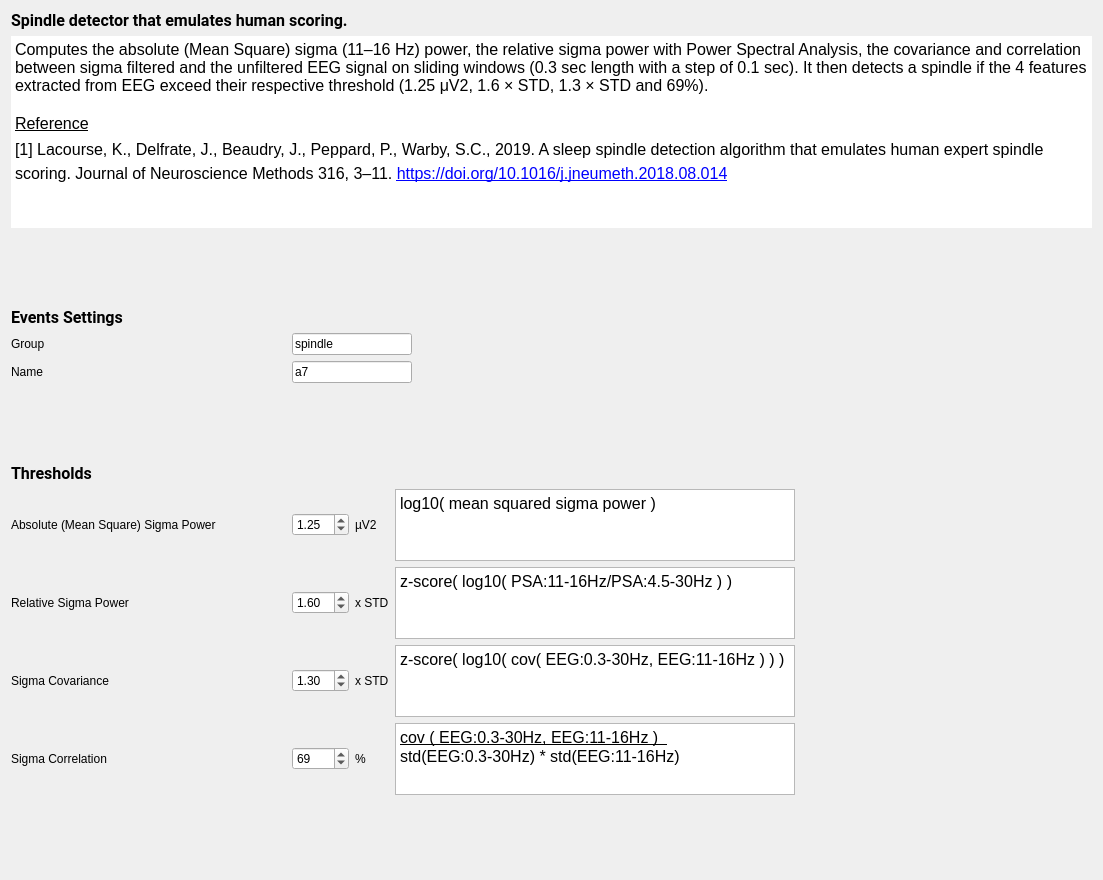
<?xml version="1.0" encoding="UTF-8"?>
<ui version="4.0">
 <class>A7Settings</class>
 <widget class="QWidget" name="A7Settings">
  <property name="geometry">
   <rect>
    <x>0</x>
    <y>0</y>
    <width>1103</width>
    <height>880</height>
   </rect>
  </property>
  <property name="windowTitle">
   <string/>
  </property>
  <property name="styleSheet">
   <string>font: 12pt &quot;Roboto&quot;;</string>
  </property>
  <layout class="QVBoxLayout" name="verticalLayout">
   <item>
    <widget class="QLabel" name="label_6">
     <property name="font">
      <font>
       <family>Roboto</family>
       <pointsize>12</pointsize>
       <weight>50</weight>
       <italic>false</italic>
       <bold>false</bold>
      </font>
     </property>
     <property name="text">
      <string>&lt;html&gt;&lt;head/&gt;&lt;body&gt;&lt;p&gt;&lt;span style=&quot; font-weight:600;&quot;&gt;Spindle detector that emulates human scoring.&lt;/span&gt;&lt;/p&gt;&lt;/body&gt;&lt;/html&gt;</string>
     </property>
    </widget>
   </item>
   <item>
    <widget class="QTextEdit" name="textEdit">
     <property name="minimumSize">
      <size>
       <width>0</width>
       <height>100</height>
      </size>
     </property>
     <property name="maximumSize">
      <size>
       <width>16777215</width>
       <height>16777215</height>
      </size>
     </property>
     <property name="frameShape">
      <enum>QFrame::NoFrame</enum>
     </property>
     <property name="lineWidth">
      <number>0</number>
     </property>
     <property name="readOnly">
      <bool>true</bool>
     </property>
     <property name="html">
      <string>&lt;!DOCTYPE HTML PUBLIC &quot;-//W3C//DTD HTML 4.0//EN&quot; &quot;http://www.w3.org/TR/REC-html40/strict.dtd&quot;&gt;
&lt;html&gt;&lt;head&gt;&lt;meta name=&quot;qrichtext&quot; content=&quot;1&quot; /&gt;&lt;style type=&quot;text/css&quot;&gt;
p, li { white-space: pre-wrap; }
&lt;/style&gt;&lt;/head&gt;&lt;body style=&quot; font-family:'Roboto'; font-size:12pt; font-weight:400; font-style:normal;&quot;&gt;
&lt;p style=&quot; margin-top:0px; margin-bottom:0px; margin-left:0px; margin-right:0px; -qt-block-indent:0; text-indent:0px;&quot;&gt;Computes the absolute (Mean Square) sigma (11–16 Hz) power, the relative sigma power with Power Spectral Analysis, the covariance and correlation between sigma filtered and the unfiltered EEG signal on sliding windows (0.3 sec length with a step of 0.1 sec). It then detects a spindle if the 4 features extracted from EEG exceed their respective threshold (1.25 μV2, 1.6 × STD, 1.3 × STD and 69%).&lt;/p&gt;
&lt;p style=&quot;-qt-paragraph-type:empty; margin-top:0px; margin-bottom:0px; margin-left:0px; margin-right:0px; -qt-block-indent:0; text-indent:0px;&quot;&gt;&lt;br /&gt;&lt;/p&gt;
&lt;p style=&quot; margin-top:0px; margin-bottom:0px; margin-left:0px; margin-right:0px; -qt-block-indent:0; text-indent:0px; line-height:135%;&quot;&gt;&lt;span style=&quot; text-decoration: underline;&quot;&gt;Reference&lt;/span&gt;&lt;/p&gt;
&lt;p style=&quot; margin-top:0px; margin-bottom:0px; margin-left:0px; margin-right:0px; -qt-block-indent:0; text-indent:0px; line-height:135%;&quot;&gt;[1] Lacourse, K., Delfrate, J., Beaudry, J., Peppard, P., Warby, S.C., 2019. A sleep spindle detection algorithm that emulates human expert spindle scoring. Journal of Neuroscience Methods 316, 3–11. &lt;a href=&quot;https://doi.org/10.1016/j.jneumeth.2018.08.014&quot;&gt;&lt;span style=&quot; text-decoration: underline; color:#0000ff;&quot;&gt;https://doi.org/10.1016/j.jneumeth.2018.08.014&lt;/span&gt;&lt;/a&gt; &lt;/p&gt;&lt;/body&gt;&lt;/html&gt;</string>
     </property>
    </widget>
   </item>
   <item>
    <spacer name="verticalSpacer_2">
     <property name="orientation">
      <enum>Qt::Vertical</enum>
     </property>
     <property name="sizeType">
      <enum>QSizePolicy::Expanding</enum>
     </property>
     <property name="sizeHint" stdset="0">
      <size>
       <width>20</width>
       <height>35</height>
      </size>
     </property>
    </spacer>
   </item>
   <item>
    <widget class="QLabel" name="label">
     <property name="font">
      <font>
       <family>Roboto</family>
       <pointsize>12</pointsize>
       <weight>50</weight>
       <italic>false</italic>
       <bold>false</bold>
      </font>
     </property>
     <property name="text">
      <string>&lt;html&gt;&lt;head/&gt;&lt;body&gt;&lt;p&gt;&lt;span style=&quot; font-weight:600;&quot;&gt;Events Settings&lt;/span&gt;&lt;/p&gt;&lt;/body&gt;&lt;/html&gt;</string>
     </property>
    </widget>
   </item>
   <item>
    <layout class="QFormLayout" name="formLayout_2">
     <item row="0" column="0">
      <layout class="QHBoxLayout" name="horizontalLayout">
       <item>
        <widget class="QLabel" name="label_2">
         <property name="sizePolicy">
          <sizepolicy hsizetype="Preferred" vsizetype="Preferred">
           <horstretch>0</horstretch>
           <verstretch>0</verstretch>
          </sizepolicy>
         </property>
         <property name="minimumSize">
          <size>
           <width>275</width>
           <height>0</height>
          </size>
         </property>
         <property name="maximumSize">
          <size>
           <width>16777215</width>
           <height>16777215</height>
          </size>
         </property>
         <property name="text">
          <string>Group</string>
         </property>
        </widget>
       </item>
       <item>
        <widget class="QLineEdit" name="group_lineEdit">
         <property name="minimumSize">
          <size>
           <width>120</width>
           <height>0</height>
          </size>
         </property>
         <property name="maximumSize">
          <size>
           <width>120</width>
           <height>16777215</height>
          </size>
         </property>
         <property name="toolTip">
          <string>Define in which group the spindles will be added.</string>
         </property>
         <property name="text">
          <string>spindle</string>
         </property>
        </widget>
       </item>
      </layout>
     </item>
     <item row="0" column="1">
      <spacer name="horizontalSpacer">
       <property name="orientation">
        <enum>Qt::Horizontal</enum>
       </property>
       <property name="sizeType">
        <enum>QSizePolicy::Expanding</enum>
       </property>
       <property name="sizeHint" stdset="0">
        <size>
         <width>40</width>
         <height>20</height>
        </size>
       </property>
      </spacer>
     </item>
     <item row="1" column="0">
      <layout class="QHBoxLayout" name="horizontalLayout_3">
       <item>
        <widget class="QLabel" name="label_3">
         <property name="minimumSize">
          <size>
           <width>275</width>
           <height>0</height>
          </size>
         </property>
         <property name="maximumSize">
          <size>
           <width>16777215</width>
           <height>16777215</height>
          </size>
         </property>
         <property name="text">
          <string>Name</string>
         </property>
        </widget>
       </item>
       <item>
        <widget class="QLineEdit" name="name_lineEdit">
         <property name="minimumSize">
          <size>
           <width>120</width>
           <height>0</height>
          </size>
         </property>
         <property name="maximumSize">
          <size>
           <width>120</width>
           <height>16777215</height>
          </size>
         </property>
         <property name="toolTip">
          <string>Define the name of the spindle events.</string>
         </property>
         <property name="text">
          <string>a7</string>
         </property>
        </widget>
       </item>
      </layout>
     </item>
     <item row="1" column="1">
      <spacer name="horizontalSpacer_4">
       <property name="orientation">
        <enum>Qt::Horizontal</enum>
       </property>
       <property name="sizeHint" stdset="0">
        <size>
         <width>40</width>
         <height>20</height>
        </size>
       </property>
      </spacer>
     </item>
    </layout>
   </item>
   <item>
    <spacer name="verticalSpacer_3">
     <property name="orientation">
      <enum>Qt::Vertical</enum>
     </property>
     <property name="sizeType">
      <enum>QSizePolicy::Expanding</enum>
     </property>
     <property name="sizeHint" stdset="0">
      <size>
       <width>20</width>
       <height>34</height>
      </size>
     </property>
    </spacer>
   </item>
   <item>
    <widget class="QLabel" name="label_5">
     <property name="font">
      <font>
       <family>Roboto</family>
       <pointsize>12</pointsize>
       <weight>50</weight>
       <italic>false</italic>
       <bold>false</bold>
      </font>
     </property>
     <property name="text">
      <string>&lt;html&gt;&lt;head/&gt;&lt;body&gt;&lt;p&gt;&lt;span style=&quot; font-weight:600;&quot;&gt;Thresholds&lt;/span&gt;&lt;/p&gt;&lt;/body&gt;&lt;/html&gt;</string>
     </property>
    </widget>
   </item>
   <item>
    <layout class="QHBoxLayout" name="horizontalLayout_2">
     <item>
      <layout class="QGridLayout" name="gridLayout">
       <item row="0" column="2">
        <widget class="QLabel" name="label_10">
         <property name="text">
          <string>µV2</string>
         </property>
        </widget>
       </item>
       <item row="2" column="3">
        <widget class="QTextEdit" name="textEdit_3">
         <property name="minimumSize">
          <size>
           <width>400</width>
           <height>0</height>
          </size>
         </property>
         <property name="sizeAdjustPolicy">
          <enum>QAbstractScrollArea::AdjustToContents</enum>
         </property>
         <property name="readOnly">
          <bool>true</bool>
         </property>
         <property name="html">
          <string>&lt;!DOCTYPE HTML PUBLIC &quot;-//W3C//DTD HTML 4.0//EN&quot; &quot;http://www.w3.org/TR/REC-html40/strict.dtd&quot;&gt;
&lt;html&gt;&lt;head&gt;&lt;meta name=&quot;qrichtext&quot; content=&quot;1&quot; /&gt;&lt;style type=&quot;text/css&quot;&gt;
p, li { white-space: pre-wrap; }
&lt;/style&gt;&lt;/head&gt;&lt;body style=&quot; font-family:'Roboto'; font-size:12pt; font-weight:400; font-style:normal;&quot;&gt;
&lt;p style=&quot; margin-top:0px; margin-bottom:0px; margin-left:0px; margin-right:0px; -qt-block-indent:0; text-indent:0px;&quot;&gt;z-score( log10( cov( EEG:0.3-30Hz, EEG:11-16Hz ) ) )&lt;/p&gt;&lt;/body&gt;&lt;/html&gt;</string>
         </property>
        </widget>
       </item>
       <item row="2" column="0">
        <widget class="QLabel" name="label_8">
         <property name="text">
          <string>Sigma Covariance</string>
         </property>
        </widget>
       </item>
       <item row="0" column="3">
        <widget class="QTextEdit" name="textEdit_2">
         <property name="minimumSize">
          <size>
           <width>400</width>
           <height>0</height>
          </size>
         </property>
         <property name="sizeAdjustPolicy">
          <enum>QAbstractScrollArea::AdjustToContents</enum>
         </property>
         <property name="readOnly">
          <bool>true</bool>
         </property>
         <property name="html">
          <string>&lt;!DOCTYPE HTML PUBLIC &quot;-//W3C//DTD HTML 4.0//EN&quot; &quot;http://www.w3.org/TR/REC-html40/strict.dtd&quot;&gt;
&lt;html&gt;&lt;head&gt;&lt;meta name=&quot;qrichtext&quot; content=&quot;1&quot; /&gt;&lt;style type=&quot;text/css&quot;&gt;
p, li { white-space: pre-wrap; }
&lt;/style&gt;&lt;/head&gt;&lt;body style=&quot; font-family:'Roboto'; font-size:12pt; font-weight:400; font-style:normal;&quot;&gt;
&lt;p style=&quot; margin-top:0px; margin-bottom:0px; margin-left:0px; margin-right:0px; -qt-block-indent:0; text-indent:0px;&quot;&gt;log10( mean squared sigma power )&lt;/p&gt;&lt;/body&gt;&lt;/html&gt;</string>
         </property>
        </widget>
       </item>
       <item row="2" column="2">
        <widget class="QLabel" name="label_12">
         <property name="text">
          <string>x STD</string>
         </property>
        </widget>
       </item>
       <item row="3" column="1">
        <widget class="QDoubleSpinBox" name="doubleSpinBox_sigmaCor">
         <property name="decimals">
          <number>0</number>
         </property>
         <property name="value">
          <double>69.000000000000000</double>
         </property>
        </widget>
       </item>
       <item row="1" column="2">
        <widget class="QLabel" name="label_11">
         <property name="text">
          <string>x STD</string>
         </property>
        </widget>
       </item>
       <item row="3" column="3">
        <widget class="QTextEdit" name="textEdit_4">
         <property name="minimumSize">
          <size>
           <width>400</width>
           <height>0</height>
          </size>
         </property>
         <property name="sizeAdjustPolicy">
          <enum>QAbstractScrollArea::AdjustToContents</enum>
         </property>
         <property name="readOnly">
          <bool>true</bool>
         </property>
         <property name="html">
          <string>&lt;!DOCTYPE HTML PUBLIC &quot;-//W3C//DTD HTML 4.0//EN&quot; &quot;http://www.w3.org/TR/REC-html40/strict.dtd&quot;&gt;
&lt;html&gt;&lt;head&gt;&lt;meta name=&quot;qrichtext&quot; content=&quot;1&quot; /&gt;&lt;style type=&quot;text/css&quot;&gt;
p, li { white-space: pre-wrap; }
&lt;/style&gt;&lt;/head&gt;&lt;body style=&quot; font-family:'Roboto'; font-size:12pt; font-weight:400; font-style:normal;&quot;&gt;
&lt;p style=&quot; margin-top:0px; margin-bottom:0px; margin-left:0px; margin-right:0px; -qt-block-indent:0; text-indent:0px;&quot;&gt;&lt;span style=&quot; text-decoration: underline;&quot;&gt;cov ( EEG:0.3-30Hz, EEG:11-16Hz )  &lt;/span&gt;&lt;/p&gt;
&lt;p style=&quot; margin-top:0px; margin-bottom:0px; margin-left:0px; margin-right:0px; -qt-block-indent:0; text-indent:0px;&quot;&gt;std(EEG:0.3-30Hz) * std(EEG:11-16Hz)&lt;/p&gt;&lt;/body&gt;&lt;/html&gt;</string>
         </property>
        </widget>
       </item>
       <item row="1" column="3">
        <widget class="QTextEdit" name="textEdit_5">
         <property name="minimumSize">
          <size>
           <width>400</width>
           <height>0</height>
          </size>
         </property>
         <property name="sizeAdjustPolicy">
          <enum>QAbstractScrollArea::AdjustToContents</enum>
         </property>
         <property name="readOnly">
          <bool>true</bool>
         </property>
         <property name="html">
          <string>&lt;!DOCTYPE HTML PUBLIC &quot;-//W3C//DTD HTML 4.0//EN&quot; &quot;http://www.w3.org/TR/REC-html40/strict.dtd&quot;&gt;
&lt;html&gt;&lt;head&gt;&lt;meta name=&quot;qrichtext&quot; content=&quot;1&quot; /&gt;&lt;style type=&quot;text/css&quot;&gt;
p, li { white-space: pre-wrap; }
&lt;/style&gt;&lt;/head&gt;&lt;body style=&quot; font-family:'Roboto'; font-size:12pt; font-weight:400; font-style:normal;&quot;&gt;
&lt;p style=&quot; margin-top:0px; margin-bottom:0px; margin-left:0px; margin-right:0px; -qt-block-indent:0; text-indent:0px;&quot;&gt;z-score( log10( PSA:11-16Hz/PSA:4.5-30Hz ) )&lt;/p&gt;&lt;/body&gt;&lt;/html&gt;</string>
         </property>
        </widget>
       </item>
       <item row="3" column="2">
        <widget class="QLabel" name="label_13">
         <property name="text">
          <string>%</string>
         </property>
        </widget>
       </item>
       <item row="1" column="1">
        <widget class="QDoubleSpinBox" name="doubleSpinBox_relSigma">
         <property name="maximum">
          <double>30.000000000000000</double>
         </property>
         <property name="singleStep">
          <double>0.100000000000000</double>
         </property>
         <property name="value">
          <double>1.600000000000000</double>
         </property>
        </widget>
       </item>
       <item row="3" column="0">
        <widget class="QLabel" name="label_9">
         <property name="text">
          <string>Sigma Correlation</string>
         </property>
        </widget>
       </item>
       <item row="1" column="0">
        <widget class="QLabel" name="label_7">
         <property name="minimumSize">
          <size>
           <width>230</width>
           <height>0</height>
          </size>
         </property>
         <property name="maximumSize">
          <size>
           <width>16777215</width>
           <height>16777215</height>
          </size>
         </property>
         <property name="text">
          <string>Relative Sigma Power</string>
         </property>
        </widget>
       </item>
       <item row="2" column="1">
        <widget class="QDoubleSpinBox" name="doubleSpinBox_sigmaCov">
         <property name="maximum">
          <double>30.000000000000000</double>
         </property>
         <property name="singleStep">
          <double>0.100000000000000</double>
         </property>
         <property name="value">
          <double>1.300000000000000</double>
         </property>
        </widget>
       </item>
       <item row="0" column="0">
        <widget class="QLabel" name="label_4">
         <property name="minimumSize">
          <size>
           <width>275</width>
           <height>0</height>
          </size>
         </property>
         <property name="maximumSize">
          <size>
           <width>16777215</width>
           <height>16777215</height>
          </size>
         </property>
         <property name="text">
          <string>Absolute (Mean Square) Sigma Power</string>
         </property>
        </widget>
       </item>
       <item row="0" column="1">
        <widget class="QDoubleSpinBox" name="doubleSpinBox_absSigma">
         <property name="singleStep">
          <double>0.250000000000000</double>
         </property>
         <property name="value">
          <double>1.250000000000000</double>
         </property>
        </widget>
       </item>
      </layout>
     </item>
     <item>
      <spacer name="horizontalSpacer_2">
       <property name="orientation">
        <enum>Qt::Horizontal</enum>
       </property>
       <property name="sizeHint" stdset="0">
        <size>
         <width>40</width>
         <height>20</height>
        </size>
       </property>
      </spacer>
     </item>
    </layout>
   </item>
   <item>
    <spacer name="verticalSpacer">
     <property name="orientation">
      <enum>Qt::Vertical</enum>
     </property>
     <property name="sizeType">
      <enum>QSizePolicy::Expanding</enum>
     </property>
     <property name="sizeHint" stdset="0">
      <size>
       <width>20</width>
       <height>34</height>
      </size>
     </property>
    </spacer>
   </item>
  </layout>
 </widget>
 <resources>
  <include location="../../../../../snooz-toolbox/src/main/python/ui/themes/themes.qrc"/>
 </resources>
 <connections/>
 <slots>
  <slot>thresh_per_cycle_slot()</slot>
 </slots>
</ui>
